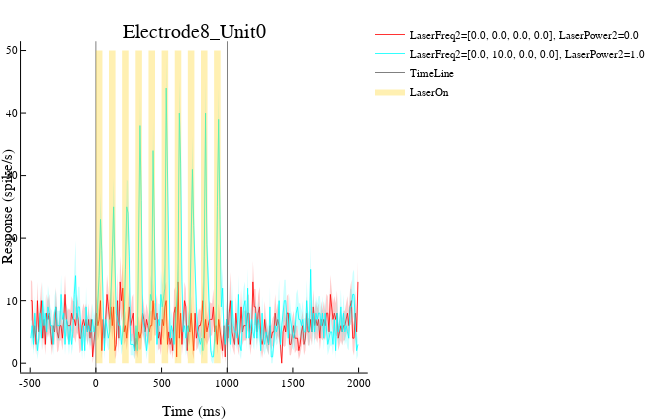

Notebook code for this chart:
### Code cell
plot!(bts[3],bvs[3]*50,line=:steppost,linewidth=0,fillcolor=coloralpha(lasercolor,0.3),fillrange=1,label="LaserOn")

### Figure 1 — Plotly figure (JSON) as saved in the notebook; plotly's stock layout.template omitted (floating-point values rounded to 4 significant figures; data arrays with more than 128 entries replaced by an {"elided": "..."} marker saying what was removed)
{"data": [{"colorbar": {"title": ""}, "fill": "tozeroy", "fillcolor": "rgba(255, 0, 0, 0.200)", "hoverinfo": "text", "legendgroup": "LaserFreq2=[0.0, 0.0, 0.0, 0.0], LaserPower2=0.0", "line": {"color": "rgba(255, 0, 0, 0.800)", "dash": "solid", "shape": "linear", "width": 0}, "mode": "lines", "name": "LaserFreq2=[0.0, 0.0, 0.0, 0.0], LaserPower2=0.0", "showlegend": false, "text": {"elided": "250 null values"}, "type": "scatter", "x": {"elided": "500 int values"}, "xaxis": "x1", "y": {"elided": "500 float values"}, "yaxis": "y1"}, {"colorbar": {"title": ""}, "hoverinfo": "text", "legendgroup": "LaserFreq2=[0.0, 0.0, 0.0, 0.0], LaserPower2=0.0", "line": {"color": "rgba(255, 0, 0, 0.800)", "dash": "solid", "shape": "linear", "width": 1}, "mode": "lines", "name": "LaserFreq2=[0.0, 0.0, 0.0, 0.0], LaserPower2=0.0", "showlegend": true, "text": {"elided": "250 null values"}, "type": "scatter", "x": {"elided": "250 int values"}, "xaxis": "x1", "y": {"elided": "250 int values"}, "yaxis": "y1"}, {"colorbar": {"title": ""}, "fill": "tozeroy", "fillcolor": "rgba(0, 255, 255, 0.200)", "hoverinfo": "text", "legendgroup": "LaserFreq2=[0.0, 10.0, 0.0, 0.0], LaserPower2=1.0", "line": {"color": "rgba(0, 255, 255, 0.800)", "dash": "solid", "shape": "linear", "width": 0}, "mode": "lines", "name": "LaserFreq2=[0.0, 10.0, 0.0, 0.0], LaserPower2=1.0", "showlegend": false, "text": {"elided": "250 null values"}, "type": "scatter", "x": {"elided": "500 int values"}, "xaxis": "x1", "y": {"elided": "500 float values"}, "yaxis": "y1"}, {"colorbar": {"title": ""}, "hoverinfo": "text", "legendgroup": "LaserFreq2=[0.0, 10.0, 0.0, 0.0], LaserPower2=1.0", "line": {"color": "rgba(0, 255, 255, 0.800)", "dash": "solid", "shape": "linear", "width": 1}, "mode": "lines", "name": "LaserFreq2=[0.0, 10.0, 0.0, 0.0], LaserPower2=1.0", "showlegend": true, "text": {"elided": "250 null values"}, "type": "scatter", "x": {"elided": "250 int values"}, "xaxis": "x1", "y": {"elided": "250 int values"}, "yaxis": "y1"}, {"colorbar": {"title": ""}, "hoverinfo": "text", "legendgroup": "TimeLine", "line": {"color": "rgba(128, 128, 128, 1.000)", "dash": "solid", "shape": "linear", "width": 1}, "mode": "lines", "name": "TimeLine", "showlegend": true, "text": [null, null], "type": "scatter", "x": [0, 0], "xaxis": "x1", "y": [-5293.0, 5342.0], "yaxis": "y1"}, {"colorbar": {"title": ""}, "hoverinfo": "text", "legendgroup": "TimeLine", "line": {"color": "rgba(128, 128, 128, 1.000)", "dash": "solid", "shape": "linear", "width": 1}, "mode": "lines", "name": "TimeLine", "showlegend": false, "text": [null, null], "type": "scatter", "x": [1002.0, 1002.0], "xaxis": "x1", "y": [-5293.0, 5342.0], "yaxis": "y1"}, {"colorbar": {"title": ""}, "fill": "tozeroy", "fillcolor": "rgba(255, 204, 0, 0.300)", "hoverinfo": "text", "legendgroup": "LaserOn", "line": {"color": "rgba(195, 113, 210, 1.000)", "dash": "solid", "shape": "linear", "width": 0}, "mode": "lines", "name": "LaserOn", "showlegend": true, "text": [null, null, null, null, null, null, null, null, null, null, null, null, null, null, null, null, null, null, null, null, null, null, null, null, null, null, null, null, null, null, null, null, null, null, null, null, null, null, null], "type": "scatter", "x": [0, 50.0, 50.0, 100.0, 100.0, 150.0, 150.0, 200.0, 200.0, 250.0, 250.0, 300.0, 300.0, 350.1, 350.1, 400.1, 400.1, 450.1, 450.1, 500.1, 500.1, 550.1, 550.1, 600.1, 600.1, 650.1, 650.1, 700.1, 700.1, 750.1, 750.1, 800.1, 800.1, 850.1, 850.1, 900.1, 900.1, 950.1, 950.1], "xaxis": "x1", "y": [50, 50, 0, 0, 50, 50, 0, 0, 50, 50, 0, 0, 50, 50, 0, 0, 50, 50, 0, 0, 50, 50, 0, 0, 50, 50, 0, 0, 50, 50, 0, 0, 50, 50, 0, 0, 50, 50, 0], "yaxis": "y1"}], "layout": {"annotations": [{"font": {"color": "rgba(0, 0, 0, 1.000)", "family": "sans-serif", "size": 20}, "rotation": 0, "showarrow": false, "text": "Electrode8_Unit0", "x": 0.5254, "xanchor": "center", "xref": "paper", "y": 1, "yanchor": "top", "yref": "paper"}], "height": 420, "legend": {"bgcolor": "rgba(255, 255, 255, 1.000)", "bordercolor": "rgba(0, 0, 0, 1.000)", "font": {"color": "rgba(0, 0, 0, 1.000)", "family": "sans-serif", "size": 11}, "tracegroupgap": 0, "x": 1, "y": 1}, "margin": {"b": 20, "l": 0, "r": 0, "t": 20}, "paper_bgcolor": "rgba(255, 255, 255, 1.000)", "plot_bgcolor": "rgba(255, 255, 255, 1.000)", "showlegend": true, "width": 650, "xaxis": {"anchor": "y1", "domain": [0.05691, 0.9939], "gridcolor": "rgba(0, 0, 0, 0.100)", "gridwidth": 0.5, "linecolor": "rgba(0, 0, 0, 1.000)", "mirror": false, "range": [-569.7, 2070.0], "showgrid": false, "showline": true, "showticklabels": true, "tickangle": 0, "tickcolor": "rgb(0, 0, 0)", "tickfont": {"color": "rgba(0, 0, 0, 1.000)", "family": "sans-serif", "size": 11}, "tickmode": "array", "ticks": "inside", "ticktext": ["-500", "0", "500", "1000", "1500", "2000"], "tickvals": [-500, 0, 500, 1000, 1500, 2000], "title": "Time (ms)", "titlefont": {"color": "rgba(0, 0, 0, 1.000)", "family": "sans-serif", "size": 15}, "type": "-", "visible": true, "zeroline": false, "zerolinecolor": "rgba(0, 0, 0, 1.000)"}, "yaxis": {"anchor": "x1", "domain": [0.0722, 0.9443], "gridcolor": "rgba(0, 0, 0, 0.100)", "gridwidth": 0.5, "linecolor": "rgba(0, 0, 0, 1.000)", "mirror": false, "range": [-1.5, 51.5], "showgrid": false, "showline": true, "showticklabels": true, "tickangle": 0, "tickcolor": "rgb(0, 0, 0)", "tickfont": {"color": "rgba(0, 0, 0, 1.000)", "family": "sans-serif", "size": 11}, "tickmode": "array", "ticks": "inside", "ticktext": ["0", "10", "20", "30", "40", "50"], "tickvals": [0, 10, 20, 30, 40, 50], "title": "Response (spike/s)", "titlefont": {"color": "rgba(0, 0, 0, 1.000)", "family": "sans-serif", "size": 15}, "type": "-", "visible": true, "zeroline": false, "zerolinecolor": "rgba(0, 0, 0, 1.000)"}}}
